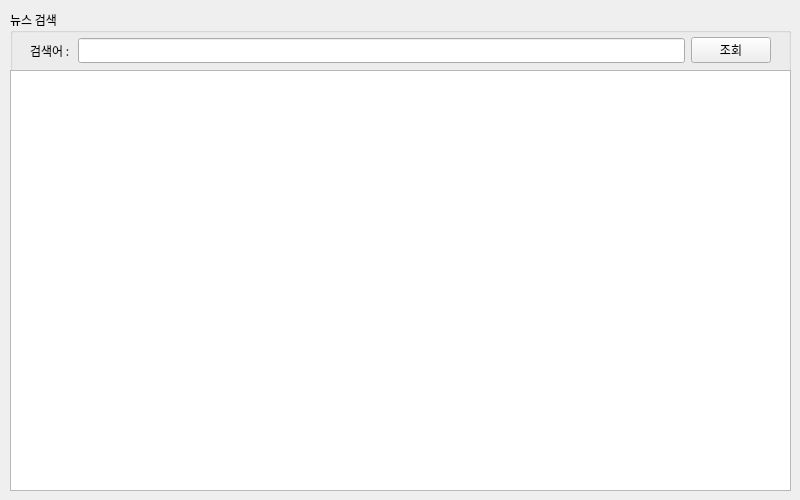
<?xml version="1.0" encoding="UTF-8"?>
<ui version="4.0">
 <class>Form</class>
 <widget class="QWidget" name="Form">
  <property name="geometry">
   <rect>
    <x>0</x>
    <y>0</y>
    <width>800</width>
    <height>500</height>
   </rect>
  </property>
  <property name="maximumSize">
   <size>
    <width>800</width>
    <height>500</height>
   </size>
  </property>
  <property name="font">
   <font>
    <family>D2Coding</family>
    <weight>50</weight>
    <bold>false</bold>
   </font>
  </property>
  <property name="windowTitle">
   <string>네이버뉴스 검색 앱</string>
  </property>
  <widget class="QWidget" name="verticalLayoutWidget">
   <property name="geometry">
    <rect>
     <x>10</x>
     <y>10</y>
     <width>781</width>
     <height>481</height>
    </rect>
   </property>
   <layout class="QVBoxLayout" name="verticalLayout">
    <item>
     <widget class="QGroupBox" name="groupBox">
      <property name="sizePolicy">
       <sizepolicy hsizetype="Preferred" vsizetype="Minimum">
        <horstretch>0</horstretch>
        <verstretch>0</verstretch>
       </sizepolicy>
      </property>
      <property name="minimumSize">
       <size>
        <width>0</width>
        <height>60</height>
       </size>
      </property>
      <property name="font">
       <font>
        <family>D2Coding</family>
       </font>
      </property>
      <property name="title">
       <string>뉴스 검색</string>
      </property>
      <widget class="QWidget" name="horizontalLayoutWidget">
       <property name="geometry">
        <rect>
         <x>20</x>
         <y>20</y>
         <width>741</width>
         <height>41</height>
        </rect>
       </property>
       <layout class="QHBoxLayout" name="horizontalLayout">
        <item>
         <widget class="QLabel" name="label">
          <property name="text">
           <string>검색어 : </string>
          </property>
         </widget>
        </item>
        <item>
         <widget class="QLineEdit" name="txtSearchWord"/>
        </item>
        <item>
         <widget class="QPushButton" name="btnSearch">
          <property name="text">
           <string>조회</string>
          </property>
         </widget>
        </item>
       </layout>
      </widget>
      <widget class="QTableWidget" name="tblSearchResult">
       <property name="geometry">
        <rect>
         <x>0</x>
         <y>60</y>
         <width>781</width>
         <height>421</height>
        </rect>
       </property>
      </widget>
     </widget>
    </item>
   </layout>
  </widget>
 </widget>
 <resources/>
 <connections/>
</ui>
